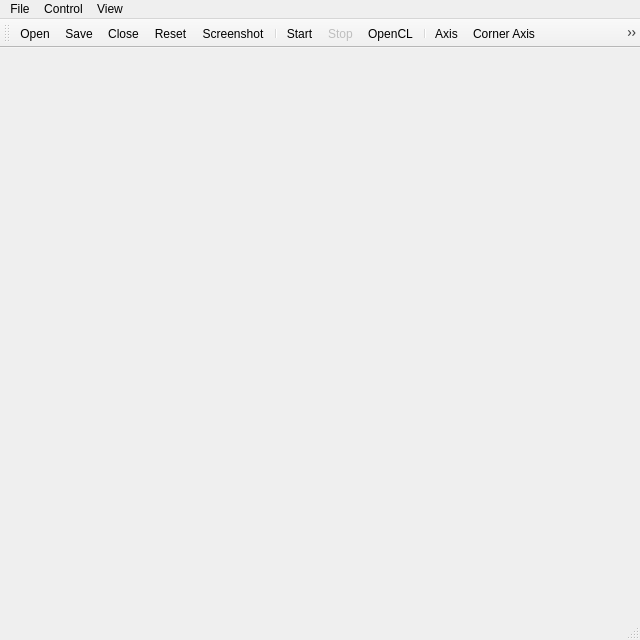
<?xml version="1.0" encoding="UTF-8"?>
<ui version="4.0">
 <class>MainWindow</class>
 <widget class="QMainWindow" name="MainWindow">
  <property name="geometry">
   <rect>
    <x>0</x>
    <y>0</y>
    <width>640</width>
    <height>640</height>
   </rect>
  </property>
  <property name="windowTitle">
   <string>Langmuir</string>
  </property>
  <widget class="QWidget" name="centralwidget">
   <layout class="QGridLayout" name="gridLayout">
    <item row="0" column="0">
     <widget class="LangmuirViewer" name="qglwidget" native="true"/>
    </item>
   </layout>
  </widget>
  <widget class="QMenuBar" name="menubar">
   <property name="geometry">
    <rect>
     <x>0</x>
     <y>0</y>
     <width>640</width>
     <height>25</height>
    </rect>
   </property>
   <widget class="QMenu" name="menuFile">
    <property name="title">
     <string>File</string>
    </property>
    <addaction name="actionOpen"/>
    <addaction name="actionUnload"/>
    <addaction name="actionReset"/>
    <addaction name="actionSave"/>
    <addaction name="separator"/>
    <addaction name="actionScreenshot"/>
    <addaction name="separator"/>
    <addaction name="actionSaveSettings"/>
    <addaction name="actionLoadSettings"/>
    <addaction name="separator"/>
    <addaction name="actionExit"/>
   </widget>
   <widget class="QMenu" name="menuControl">
    <property name="title">
     <string>Control</string>
    </property>
    <addaction name="actionStart"/>
    <addaction name="actionStop"/>
    <addaction name="actionOpenCL"/>
    <addaction name="actionIterations"/>
   </widget>
   <widget class="QMenu" name="menuView">
    <property name="title">
     <string>View</string>
    </property>
    <addaction name="actionAxis"/>
    <addaction name="actionCornerAxis"/>
    <addaction name="actionSimulationGrid"/>
    <addaction name="actionFPS"/>
    <addaction name="actionShow"/>
    <addaction name="actionParameters"/>
    <addaction name="actionTraps"/>
   </widget>
   <addaction name="menuFile"/>
   <addaction name="menuControl"/>
   <addaction name="menuView"/>
  </widget>
  <widget class="QStatusBar" name="statusbar"/>
  <widget class="QToolBar" name="toolBar">
   <property name="windowTitle">
    <string>toolBar</string>
   </property>
   <attribute name="toolBarArea">
    <enum>TopToolBarArea</enum>
   </attribute>
   <attribute name="toolBarBreak">
    <bool>false</bool>
   </attribute>
   <addaction name="actionOpen"/>
   <addaction name="actionSave"/>
   <addaction name="actionUnload"/>
   <addaction name="actionReset"/>
   <addaction name="actionScreenshot"/>
   <addaction name="separator"/>
   <addaction name="actionStart"/>
   <addaction name="actionStop"/>
   <addaction name="actionOpenCL"/>
   <addaction name="separator"/>
   <addaction name="actionAxis"/>
   <addaction name="actionCornerAxis"/>
   <addaction name="actionSimulationGrid"/>
   <addaction name="actionFPS"/>
   <addaction name="actionShow"/>
  </widget>
  <action name="actionExit">
   <property name="text">
    <string>Exit</string>
   </property>
   <property name="shortcut">
    <string>Esc</string>
   </property>
  </action>
  <action name="actionStart">
   <property name="checkable">
    <bool>false</bool>
   </property>
   <property name="text">
    <string>Start</string>
   </property>
   <property name="toolTip">
    <string>&lt;html&gt;&lt;head/&gt;&lt;body&gt;&lt;p&gt;Start simulation.&lt;/p&gt;&lt;/body&gt;&lt;/html&gt;</string>
   </property>
  </action>
  <action name="actionStop">
   <property name="checkable">
    <bool>false</bool>
   </property>
   <property name="enabled">
    <bool>false</bool>
   </property>
   <property name="text">
    <string>Stop</string>
   </property>
   <property name="toolTip">
    <string>&lt;html&gt;&lt;head/&gt;&lt;body&gt;&lt;p&gt;Stop simulation.&lt;/p&gt;&lt;/body&gt;&lt;/html&gt;</string>
   </property>
  </action>
  <action name="actionAxis">
   <property name="checkable">
    <bool>true</bool>
   </property>
   <property name="icon">
    <iconset resource="../icons/icons.qrc">
     <normaloff>:/icons/axis.png</normaloff>:/icons/axis.png</iconset>
   </property>
   <property name="text">
    <string>Axis</string>
   </property>
   <property name="toolTip">
    <string>&lt;html&gt;&lt;head/&gt;&lt;body&gt;&lt;p&gt;Display center axis.&lt;/p&gt;&lt;/body&gt;&lt;/html&gt;</string>
   </property>
   <property name="shortcut">
    <string>A</string>
   </property>
  </action>
  <action name="actionGrid">
   <property name="checkable">
    <bool>true</bool>
   </property>
   <property name="icon">
    <iconset resource="../icons/icons.qrc">
     <normaloff>:/icons/grid.png</normaloff>:/icons/grid.png</iconset>
   </property>
   <property name="text">
    <string>Grid</string>
   </property>
   <property name="toolTip">
    <string>&lt;html&gt;&lt;head/&gt;&lt;body&gt;&lt;p&gt;Display grid.&lt;/p&gt;&lt;/body&gt;&lt;/html&gt;</string>
   </property>
   <property name="shortcut">
    <string>Shift+G</string>
   </property>
  </action>
  <action name="actionFPS">
   <property name="checkable">
    <bool>true</bool>
   </property>
   <property name="icon">
    <iconset resource="../icons/icons.qrc">
     <normaloff>:/icons/fps.png</normaloff>:/icons/fps.png</iconset>
   </property>
   <property name="text">
    <string>FPS</string>
   </property>
   <property name="toolTip">
    <string>&lt;html&gt;&lt;head/&gt;&lt;body&gt;&lt;p&gt;Display FPS.&lt;/p&gt;&lt;/body&gt;&lt;/html&gt;</string>
   </property>
   <property name="shortcut">
    <string>F</string>
   </property>
  </action>
  <action name="actionCornerAxis">
   <property name="checkable">
    <bool>true</bool>
   </property>
   <property name="icon">
    <iconset resource="../icons/icons.qrc">
     <normaloff>:/icons/axis.png</normaloff>:/icons/axis.png</iconset>
   </property>
   <property name="text">
    <string>Corner Axis</string>
   </property>
   <property name="toolTip">
    <string>&lt;html&gt;&lt;head/&gt;&lt;body&gt;&lt;p&gt;Display axis in lower left corner.&lt;/p&gt;&lt;/body&gt;&lt;/html&gt;</string>
   </property>
   <property name="shortcut">
    <string>Shift+A</string>
   </property>
  </action>
  <action name="actionOpen">
   <property name="text">
    <string>Open</string>
   </property>
   <property name="toolTip">
    <string>&lt;html&gt;&lt;head/&gt;&lt;body&gt;&lt;p&gt;Load simulation.&lt;/p&gt;&lt;/body&gt;&lt;/html&gt;</string>
   </property>
  </action>
  <action name="actionShow">
   <property name="text">
    <string>Show</string>
   </property>
   <property name="toolTip">
    <string>&lt;html&gt;&lt;head/&gt;&lt;body&gt;&lt;p&gt;Reset camera.&lt;/p&gt;&lt;/body&gt;&lt;/html&gt;</string>
   </property>
  </action>
  <action name="actionUnload">
   <property name="text">
    <string>Close</string>
   </property>
   <property name="toolTip">
    <string>&lt;html&gt;&lt;head/&gt;&lt;body&gt;&lt;p&gt;Delete simulation.&lt;/p&gt;&lt;/body&gt;&lt;/html&gt;</string>
   </property>
  </action>
  <action name="actionSave">
   <property name="text">
    <string>Save</string>
   </property>
   <property name="toolTip">
    <string>&lt;html&gt;&lt;head/&gt;&lt;body&gt;&lt;p&gt;Save checkpoint file.&lt;/p&gt;&lt;/body&gt;&lt;/html&gt;</string>
   </property>
  </action>
  <action name="actionScreenshot">
   <property name="text">
    <string>Screenshot</string>
   </property>
   <property name="toolTip">
    <string>&lt;html&gt;&lt;head/&gt;&lt;body&gt;&lt;p&gt;Save screenshot.&lt;/p&gt;&lt;/body&gt;&lt;/html&gt;</string>
   </property>
  </action>
  <action name="actionOpenCL">
   <property name="checkable">
    <bool>true</bool>
   </property>
   <property name="icon">
    <iconset resource="../icons/icons.qrc">
     <normaloff>:/icons/cl.png</normaloff>:/icons/cl.png</iconset>
   </property>
   <property name="text">
    <string>OpenCL</string>
   </property>
   <property name="toolTip">
    <string>&lt;html&gt;&lt;head/&gt;&lt;body&gt;&lt;p&gt;Toggle OpenCL.&lt;/p&gt;&lt;/body&gt;&lt;/html&gt;</string>
   </property>
  </action>
  <action name="actionSimulationGrid">
   <property name="checkable">
    <bool>true</bool>
   </property>
   <property name="checked">
    <bool>true</bool>
   </property>
   <property name="icon">
    <iconset resource="../icons/icons.qrc">
     <normaloff>:/icons/grid.png</normaloff>:/icons/grid.png</iconset>
   </property>
   <property name="text">
    <string>Simulation Grid</string>
   </property>
   <property name="toolTip">
    <string>&lt;html&gt;&lt;head/&gt;&lt;body&gt;&lt;p&gt;Display simulation grid.&lt;/p&gt;&lt;/body&gt;&lt;/html&gt;</string>
   </property>
   <property name="shortcut">
    <string>G</string>
   </property>
  </action>
  <action name="actionReset">
   <property name="text">
    <string>Reset</string>
   </property>
  </action>
  <action name="actionParameters">
   <property name="text">
    <string>Parameters</string>
   </property>
  </action>
  <action name="actionSaveSettings">
   <property name="text">
    <string>Save Settings</string>
   </property>
  </action>
  <action name="actionLoadSettings">
   <property name="text">
    <string>Load Settings</string>
   </property>
  </action>
  <action name="actionTraps">
   <property name="checkable">
    <bool>true</bool>
   </property>
   <property name="text">
    <string>Trap</string>
   </property>
  </action>
  <action name="actionIterations">
   <property name="text">
    <string>Iterations</string>
   </property>
  </action>
 </widget>
 <customwidgets>
  <customwidget>
   <class>LangmuirViewer</class>
   <extends>QWidget</extends>
   <header>langmuirviewer.h</header>
   <container>1</container>
   <slots>
    <signal>isAnimated(bool)</signal>
    <signal>isUsingOpenCL(bool)</signal>
    <slot>startAnimation()</slot>
    <slot>stopAnimation()</slot>
    <slot>toggleAxisIsDrawn()</slot>
    <slot>toggleGridIsDrawn()</slot>
    <slot>toggleFPSIsDisplayed()</slot>
    <slot>updateGL()</slot>
    <slot>toggleCornerAxisIsVisible()</slot>
    <slot>resetCamera()</slot>
    <slot>unload()</slot>
    <slot>pause()</slot>
    <slot>play()</slot>
    <slot>toggleOpenCL(bool)</slot>
    <slot>toggleGridIsVisible()</slot>
    <slot>reset()</slot>
    <slot>showParameters()</slot>
    <slot>setIterationsPrint(int)</slot>
    <slot>toggleTrapsShown(bool)</slot>
   </slots>
  </customwidget>
 </customwidgets>
 <resources>
  <include location="../icons/icons.qrc"/>
 </resources>
 <connections>
  <connection>
   <sender>actionExit</sender>
   <signal>triggered()</signal>
   <receiver>MainWindow</receiver>
   <slot>close()</slot>
   <hints>
    <hint type="sourcelabel">
     <x>-1</x>
     <y>-1</y>
    </hint>
    <hint type="destinationlabel">
     <x>255</x>
     <y>255</y>
    </hint>
   </hints>
  </connection>
  <connection>
   <sender>actionAxis</sender>
   <signal>triggered()</signal>
   <receiver>qglwidget</receiver>
   <slot>toggleAxisIsDrawn()</slot>
   <hints>
    <hint type="sourcelabel">
     <x>-1</x>
     <y>-1</y>
    </hint>
    <hint type="destinationlabel">
     <x>255</x>
     <y>277</y>
    </hint>
   </hints>
  </connection>
  <connection>
   <sender>actionGrid</sender>
   <signal>triggered()</signal>
   <receiver>qglwidget</receiver>
   <slot>toggleGridIsDrawn()</slot>
   <hints>
    <hint type="sourcelabel">
     <x>-1</x>
     <y>-1</y>
    </hint>
    <hint type="destinationlabel">
     <x>255</x>
     <y>277</y>
    </hint>
   </hints>
  </connection>
  <connection>
   <sender>actionFPS</sender>
   <signal>triggered()</signal>
   <receiver>qglwidget</receiver>
   <slot>toggleFPSIsDisplayed()</slot>
   <hints>
    <hint type="sourcelabel">
     <x>-1</x>
     <y>-1</y>
    </hint>
    <hint type="destinationlabel">
     <x>255</x>
     <y>277</y>
    </hint>
   </hints>
  </connection>
  <connection>
   <sender>actionCornerAxis</sender>
   <signal>triggered()</signal>
   <receiver>qglwidget</receiver>
   <slot>toggleCornerAxisIsVisible()</slot>
   <hints>
    <hint type="sourcelabel">
     <x>-1</x>
     <y>-1</y>
    </hint>
    <hint type="destinationlabel">
     <x>255</x>
     <y>277</y>
    </hint>
   </hints>
  </connection>
  <connection>
   <sender>actionShow</sender>
   <signal>triggered()</signal>
   <receiver>qglwidget</receiver>
   <slot>resetCamera()</slot>
   <hints>
    <hint type="sourcelabel">
     <x>-1</x>
     <y>-1</y>
    </hint>
    <hint type="destinationlabel">
     <x>255</x>
     <y>277</y>
    </hint>
   </hints>
  </connection>
  <connection>
   <sender>actionUnload</sender>
   <signal>triggered(bool)</signal>
   <receiver>qglwidget</receiver>
   <slot>unload()</slot>
   <hints>
    <hint type="sourcelabel">
     <x>-1</x>
     <y>-1</y>
    </hint>
    <hint type="destinationlabel">
     <x>255</x>
     <y>277</y>
    </hint>
   </hints>
  </connection>
  <connection>
   <sender>actionStart</sender>
   <signal>triggered()</signal>
   <receiver>qglwidget</receiver>
   <slot>play()</slot>
   <hints>
    <hint type="sourcelabel">
     <x>-1</x>
     <y>-1</y>
    </hint>
    <hint type="destinationlabel">
     <x>255</x>
     <y>277</y>
    </hint>
   </hints>
  </connection>
  <connection>
   <sender>actionStop</sender>
   <signal>triggered()</signal>
   <receiver>qglwidget</receiver>
   <slot>pause()</slot>
   <hints>
    <hint type="sourcelabel">
     <x>-1</x>
     <y>-1</y>
    </hint>
    <hint type="destinationlabel">
     <x>255</x>
     <y>277</y>
    </hint>
   </hints>
  </connection>
  <connection>
   <sender>qglwidget</sender>
   <signal>isAnimated(bool)</signal>
   <receiver>MainWindow</receiver>
   <slot>setStopEnabled(bool)</slot>
   <hints>
    <hint type="sourcelabel">
     <x>255</x>
     <y>277</y>
    </hint>
    <hint type="destinationlabel">
     <x>255</x>
     <y>255</y>
    </hint>
   </hints>
  </connection>
  <connection>
   <sender>actionOpenCL</sender>
   <signal>triggered(bool)</signal>
   <receiver>qglwidget</receiver>
   <slot>toggleOpenCL(bool)</slot>
   <hints>
    <hint type="sourcelabel">
     <x>-1</x>
     <y>-1</y>
    </hint>
    <hint type="destinationlabel">
     <x>319</x>
     <y>341</y>
    </hint>
   </hints>
  </connection>
  <connection>
   <sender>qglwidget</sender>
   <signal>isUsingOpenCL(bool)</signal>
   <receiver>actionOpenCL</receiver>
   <slot>setChecked(bool)</slot>
   <hints>
    <hint type="sourcelabel">
     <x>319</x>
     <y>341</y>
    </hint>
    <hint type="destinationlabel">
     <x>-1</x>
     <y>-1</y>
    </hint>
   </hints>
  </connection>
  <connection>
   <sender>actionSimulationGrid</sender>
   <signal>triggered()</signal>
   <receiver>qglwidget</receiver>
   <slot>toggleGridIsVisible()</slot>
   <hints>
    <hint type="sourcelabel">
     <x>-1</x>
     <y>-1</y>
    </hint>
    <hint type="destinationlabel">
     <x>319</x>
     <y>341</y>
    </hint>
   </hints>
  </connection>
  <connection>
   <sender>actionReset</sender>
   <signal>triggered()</signal>
   <receiver>qglwidget</receiver>
   <slot>reset()</slot>
   <hints>
    <hint type="sourcelabel">
     <x>-1</x>
     <y>-1</y>
    </hint>
    <hint type="destinationlabel">
     <x>319</x>
     <y>341</y>
    </hint>
   </hints>
  </connection>
  <connection>
   <sender>actionParameters</sender>
   <signal>triggered()</signal>
   <receiver>qglwidget</receiver>
   <slot>showParameters()</slot>
   <hints>
    <hint type="sourcelabel">
     <x>-1</x>
     <y>-1</y>
    </hint>
    <hint type="destinationlabel">
     <x>319</x>
     <y>341</y>
    </hint>
   </hints>
  </connection>
  <connection>
   <sender>actionTraps</sender>
   <signal>triggered(bool)</signal>
   <receiver>qglwidget</receiver>
   <slot>toggleTrapsShown(bool)</slot>
   <hints>
    <hint type="sourcelabel">
     <x>-1</x>
     <y>-1</y>
    </hint>
    <hint type="destinationlabel">
     <x>319</x>
     <y>341</y>
    </hint>
   </hints>
  </connection>
 </connections>
 <slots>
  <slot>setStopEnabled(bool)</slot>
 </slots>
</ui>
